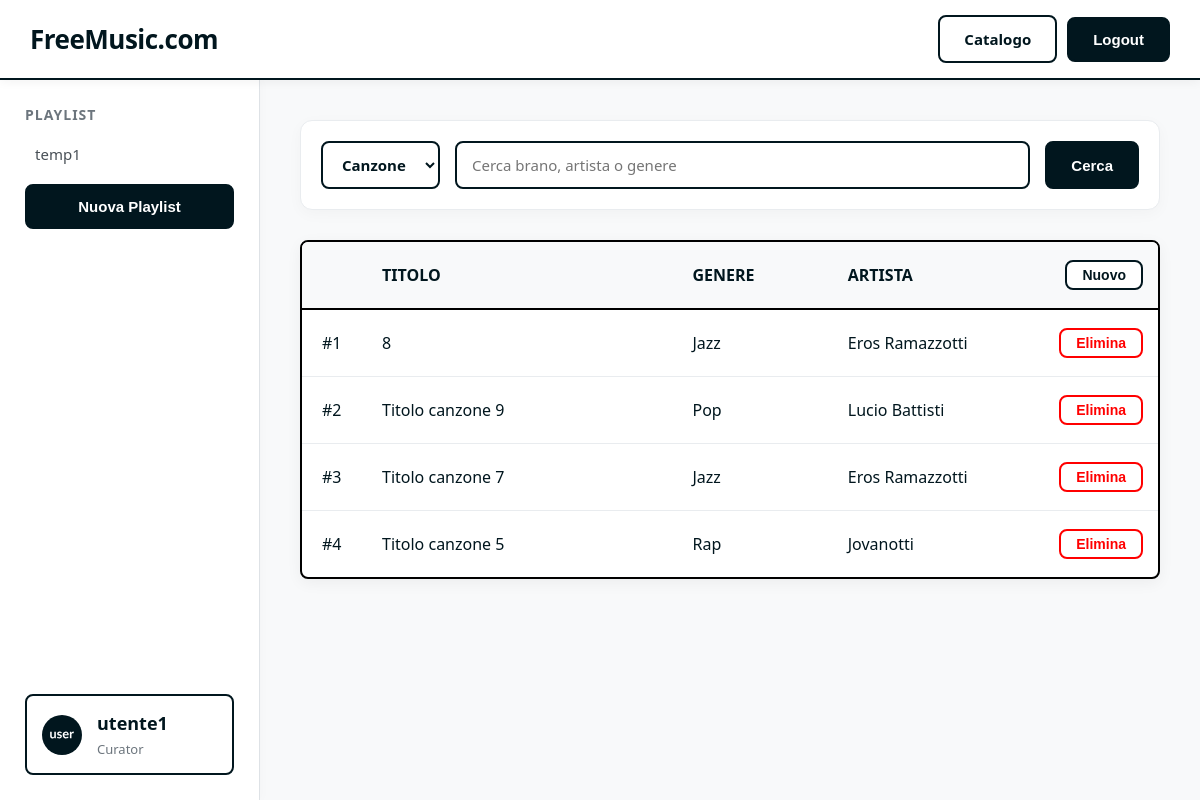
The page /catalogue/ (signed in) on the database its author committed.
### backend/models.py (models this page shows, shortened)
class Playlist(models.Model):
    name = models.CharField(max_length=200)
    user = models.ForeignKey(settings.AUTH_USER_MODEL, on_delete=models.CASCADE, related_name='playlists')
    songs = models.ManyToManyField(Song, related_name='playlists', blank=True)
    created_at = models.DateTimeField(auto_now_add=True)

class CustomUser(AbstractUser):
    ROLE_CHOICES = (
        ('listener', 'Listener'),
        ('curator', 'Curator'),
    )
    role = models.CharField(max_length=20, choices=ROLE_CHOICES, default='listener')
    def is_curator(self):
        return self.role == 'curator' or self.is_superuser

class Song(models.Model):
    title = models.CharField(max_length=200)
    artist = models.ForeignKey(Artist, on_delete=models.CASCADE, related_name='songs', null=True)
    genre = models.ForeignKey(Genre, on_delete=models.CASCADE, related_name='songs')
    duration = models.CharField(max_length=10, help_text="e.g. 3:45", blank=True, null=True)
    external_link = models.URLField(blank=True, null=True, help_text="Link to external audio source (e.g. YouTube/Spotify)")
    created_at = models.DateTimeField(auto_now_add=True)

class Genre(models.Model):
    name = models.CharField(max_length=100, unique=True)

class Artist(models.Model):
    name = models.CharField(max_length=200, unique=True)
    created_at = models.DateTimeField(auto_now_add=True)

### backend/views.py (the view, shortened to what this page needs)
# urls.py: path('catalogue/', views.CatalogListView.as_view(), name='catalog_list'),
class CatalogListView(ListView):
    template_name = 'catalogue.html'
    context_object_name = 'items'
    def get_queryset(self):
        q = self.request.GET.get('q', '')
        search_type = self.request.GET.get('type', 'song')
        if search_type == 'genre':
            queryset = Genre.objects.all().order_by('name')
            if q:
                queryset = queryset.filter(name__icontains=q)
        elif search_type == 'artist':
            queryset = Artist.objects.all().order_by('-created_at')
            if q:
                queryset = queryset.filter(Q(name__icontains=q) | Q(songs__genre__name__icontains=q)).distinct()
        elif search_type == 'user' and self.request.user.is_authenticated and self.request.user.is_curator():
            queryset = get_user_model().objects.all().order_by('username')
            if q:
                queryset = queryset.filter(username__icontains=q)
        else: # song
            queryset = Song.objects.all().order_by('-created_at')
            if q:
                queryset = queryset.filter(Q(title__icontains=q) | Q(artist__name__icontains=q) | Q(genre__name__icontains=q))
        return queryset
    def get_context_data(self, **kwargs):
        context = super().get_context_data(**kwargs)
        context['search_type'] = self.request.GET.get('type', 'song')
        context['q'] = self.request.GET.get('q', '')
        playlist_id = self.request.GET.get('add_to_playlist')
        if self.request.user.is_authenticated:
            context['user_playlists'] = Playlist.objects.filter(user=self.request.user)
            if self.request.user.is_curator():
                context['all_genres'] = Genre.objects.all().order_by('name')
                context['all_artists'] = Artist.objects.all().order_by('name')
        context['popular_artists'] = Artist.objects.all().order_by('name')
        return context

### templates/catalogue.html (shortened to what this page needs)
{% extends 'sidebar.html' %}
{% block content %}
<div class="filter-bar">
    <form method="get" action="{% url 'catalog_list' %}" style="display: flex; gap: 15px; width: 100%;" id="searchForm">
        {% if adding_to_playlist %}
        <input type="hidden" name="add_to_playlist" value="{{ adding_to_playlist.id }}">
        <input type="hidden" name="type" value="song">
        <select class="form-control-select border" disabled>
            <option>Canzone</option>
        </select>
        {% else %}
        <select name="type" id="typeSelect" class="form-control-select border" onchange="this.form.submit()">
            <option value="song" {% if search_type == 'song' %}selected{% endif %}>Canzone</option>
        </select>
        {% endif %}
        <input type="text" name="q" placeholder="Cerca brano, artista o genere" value="{{ q }}" class="form-control border"
            style="flex: 1;">
        <button type="submit" class="dark-btn border" style="flex: 0 0 auto;">Cerca</button>
    </form>
</div>
    <div style="background: white; border: 2px solid #000; border-radius: 8px; overflow: hidden; box-shadow: 0 4px 15px rgba(0,0,0,0.05);">
        <table class="catalog-list">
            <thead>
                <tr style="border-bottom: 2px solid #000; background-color: #f8f9fa;">
                    <th style="padding: 15px; width: 30px; color: #6c757d; font-weight: 600; text-align: left; text-transform: uppercase; font-size: 13px;">
                    </th>
                    <th style="padding: 20px; font-weight: 600; text-align: left; text-transform: uppercase; font-size: 16px;">
                        <div class="catalog-row-details">
                            {% if search_type == 'artist' %}
                            <span class="catalog-row-title" style="color: inherit; font-size: inherit; font-weight: inherit;">Artista</span>
                            <span class="catalog-row-artist" style="color: inherit; font-size: inherit; font-weight: inherit;">Brani Associati</span>
                            {% elif search_type == 'genre' %}
                            <span class="catalog-row-title" style="color: inherit; font-size: inherit; font-weight: inherit;">Genere</span>
                            <span class="catalog-row-artist" style="color: inherit; font-size: inherit; font-weight: inherit;">Brani Associati</span>
                            {% else %}
                            <span class="catalog-row-title" style="color: inherit; font-size: inherit; font-weight: inherit;">Titolo</span>
                            <span class="catalog-row-genre" style="color: inherit; font-size: inherit; font-weight: inherit;">Genere</span>
                            <span class="catalog-row-artist" style="color: inherit; font-size: inherit; font-weight: inherit;">Artista</span>
                            {% endif %}
                        </div>
                    </th>
                    {% if user.is_authenticated and user.is_curator and not adding_to_playlist %}
                    <th style="width: 100px; text-align: right; padding-right: 15px;">
                        {% if search_type != 'user' and search_type != 'playlist' %}
                        <button class="light-btn" style="padding: 5px 15px; font-size: 14px; border-radius: 8px; border: 2px solid #01161e;" onclick="document.getElementById('create-row').style.display = document.getElementById('create-row').style.display === 'none' ? 'table-row' : 'none';">Nuovo</button>
                        {% endif %}
                    </th>
                    {% endif %}
                </tr>
            </thead>
            <tbody>
                {% for item in items %}
                <tr >
                    {% if adding_to_playlist %}
                    <td style="width: 30px;">
                        <input type="checkbox" name="song_ids" value="{{ item.id }}" {% if item.in_playlist %}checked{% endif %} style="transform: scale(1.5);">
                    </td>
                    {% else %}
                    <td>#{{ forloop.counter }}</td>
                    {% endif %}
                    <td>
                        <div class="catalog-row-details">
                            {% if search_type == 'artist' %}
                            <a href="{% url 'artist_detail' item.name %}" class="catalog-row-title">{{ item.name }}</a>
                            <span class="catalog-row-artist">{{ item.songs.count }} brani</span>
                            {% elif search_type == 'playlist' %}
                            <a href="{% url 'playlist_detail' item.id %}" class="catalog-row-title">{{ item.name }}</a>
                            <span class="catalog-row-artist">Di {{ item.user.username }}</span>
                            {% elif search_type == 'genre' %}
                            <a href="{% url 'genre_detail' item.name %}" class="catalog-row-title">{{ item.name }}</a>
                            <span class="catalog-row-artist">{{ item.songs.count }} brani</span>
                            {% else %}
                            <span class="catalog-row-title">{{ item.title }}</span>
                            <span class="catalog-row-genre">{{ item.genre.name }}</span>
                            <span class="catalog-row-artist">{{ item.artist.name }}</span>
                            {% endif %}
                        </div>
                    </td>
                    {% if user.is_authenticated and user.is_curator and not adding_to_playlist %}
                    <td style="width: 100px; text-align: right; padding-right: 15px;">
                        {% if search_type == 'user' %}
                        <form method="post" action="{% url 'admin_user_delete' item.username %}" style="margin:0; display: inline-block;">
                            {% csrf_token %}
                            <input type="hidden" name="next" value="{{ request.get_full_path }}">
                            <button type="submit" class="red-btn" style="padding: 5px 15px; font-size: 14px; position: relative; z-index: 10;" onclick="event.stopPropagation(); return confirm('Sei sicuro di voler eliminare definitivamente questo utente e tutte le sue playlist?');" {% if item.username == user.username %}disabled{% endif %}>Elimina</button>
                        </form>
                        {% elif search_type == 'song' %}
                        <form method="post" action="{% url 'admin_song_delete' item.id %}" style="margin:0; display: inline-block;">
                            <button type="submit" class="red-btn" style="padding: 5px 15px; font-size: 14px; position: relative; z-index: 10;" onclick="event.stopPropagation(); return confirm('Sei sicuro di voler eliminare definitivamente questo brano?');">Elimina</button>
                        </form>
                        {% endif %}
                    </td>
                    {% endif %}
                </tr>
                {% empty %}
                <tr>
                    <td colspan="2" style="padding: 30px; text-align: center; color: #666;">Nessun risultato.</td>
                </tr>
                {% endfor %}
            </tbody>
        </table>
    </div>
{% endblock %}

### templates/sidebar.html (shortened to what this page needs)
{% extends 'header.html' %}
{% load static %}
{% block base_content %}
<aside class="column sidebar">
    <div class="sidebar-top">
        <h3>Playlist</h3>
        {% if user.is_authenticated %}
        {% for playlist in user.playlists.all %}
        <a href="{% url 'playlist_detail' playlist.id %}" class="row sidebar-playlist-item">{{ playlist.name }}</a>
        {% empty %}
        <div class="sidebar-message" style="color: #666;">Nessuna playlist creata.</div>
        {% endfor %}
        <div style="margin-top: 20px;">
            <form method="post" action="{% url 'playlist_create' %}">
                <button type="submit" class="dark-btn border" style="width: 100%;">Nuova Playlist</button>
            </form>
        </div>
        {% else %}
        <div class="sidebar-message">Accedi per visualizzare<br>le tue playlist</div>
        {% endif %}
    </div>
    {% if user.is_authenticated %}
    <div class="sidebar-bottom border" style="padding: 15px; border-radius: 8px; cursor: pointer; display: flex; align-items: center; gap: 15px;" onclick="window.location.href='{% url 'user_detail' user.username %}'">
        <img src="{% static 'user.svg' %}" alt="User" style="width: 40px; height: 40px; object-fit: cover; border-radius: 50%;">
        <div style="text-align: left;">
            <div class="account-name">{{ user.username }}</div>
            <div class="account-role">{{ user.get_role_display|default:user.role }}</div>
        </div>
    </div>
    {% endif %}
</aside>
<div class="main-content">
    {% block content %}
    {% endblock %}
</div>
{% endblock %}

### css/style.css (style rules this page uses)
body, html { margin: 0; padding: 0; font-family: 'Segoe UI', Tahoma, Geneva, Verdana, sans-serif; background-color: #f8f9fa; color: #01161e; height: 100vh; overflow: hidden; }
a { color: #01161e; text-decoration: none; transition: color 0.2s; }
.row { display: flex; align-items: center; }
.column { display: flex; flex-direction: column; }
.light-btn { background: #ffffff; padding: 12px 24px; cursor: pointer; font-size: 15px; font-weight: 600; text-align: center; transition: all 0.2s; color: #01161e; text-decoration: none; box-sizing: border-box; display: inline-block; }
.dark-btn { background: #01161e; padding: 12px 24px; cursor: pointer; font-size: 15px; font-weight: 600; text-align: center; transition: all 0.2s; color: #ffffff; text-decoration: none; box-sizing: border-box; display: inline-block; }
.red-btn { background: #ffffff; border: 2px solid red; padding: 12px 24px; cursor: pointer; font-size: 15px; font-weight: 600; text-align: center; transition: all 0.2s; color: red; border-radius: 8px; text-decoration: none; box-sizing: border-box; display: inline-block; }
.border { border: 2px solid #01161e; border-radius: 8px; }
.sidebar { width: 260px; background: #ffffff; border-right: 1px solid #dee2e6; padding: 25px; box-sizing: border-box; box-shadow: 2px 0 10px rgba(0, 0, 0, 0.02); }
.sidebar-top { flex: 1; overflow-y: auto; }
.sidebar h3 { margin-top: 0; font-weight: 600; font-size: 14px; text-transform: uppercase; color: #6c757d; letter-spacing: 1px; margin-bottom: 20px; }
.sidebar-playlist-item { margin-bottom: 12px; font-size: 15px; color: #495057; }
.sidebar-playlist-item::before { content: ""; font-size: 10px; margin-right: 10px; }
.sidebar-bottom { padding: 15px 20px; }
.account-name { font-size: 18px; font-weight: 600; margin-bottom: 5px; }
.account-role { font-size: 13px; color: #6c757d; text-transform: capitalize; }
.main-content { flex: 1; padding: 40px; overflow-y: auto; }
.form-control { width: 100%; padding: 12px 15px; box-sizing: border-box; font-family: inherit; font-size: 15px; transition: border-color 0.2s; }
.form-control-select { padding: 10px 15px; font-size: 15px; font-weight: 600; font-family: inherit; background: #ffffff; cursor: pointer; transition: all 0.2s; color: #01161e; }
.filter-bar { display: flex; gap: 15px; margin-bottom: 30px; background: #ffffff; padding: 20px; border-radius: 12px; box-shadow: 0 4px 15px rgba(0, 0, 0, 0.03); border: 1px solid #e9ecef; }
.catalog-list { width: 100%; border-collapse: collapse; }
.catalog-list th, .catalog-list td { padding: 18px 20px; text-align: left; border-bottom: 1px solid #e9ecef; font-size: 16px; }
.catalog-list tr:last-child td { border-bottom: none; }
.catalog-row-details { display: flex; justify-content: space-between; flex: 1; }
.catalog-row-title { flex: 2; font-weight: 500; }
.catalog-row-genre, .catalog-row-artist { flex: 1; }

### rows shown on the page
Playlist: name "temp1"
CustomUser: username "utente1", role "Curator"
Song: title "8", genre.name "Jazz", artist.name "Eros Ramazzotti"
Song: title "Titolo canzone 9", genre.name "Pop", artist.name "Lucio Battisti"
Song: title "Titolo canzone 7", genre.name "Jazz", artist.name "Eros Ramazzotti"
Song: title "Titolo canzone 5", genre.name "Rap", artist.name "Jovanotti"
